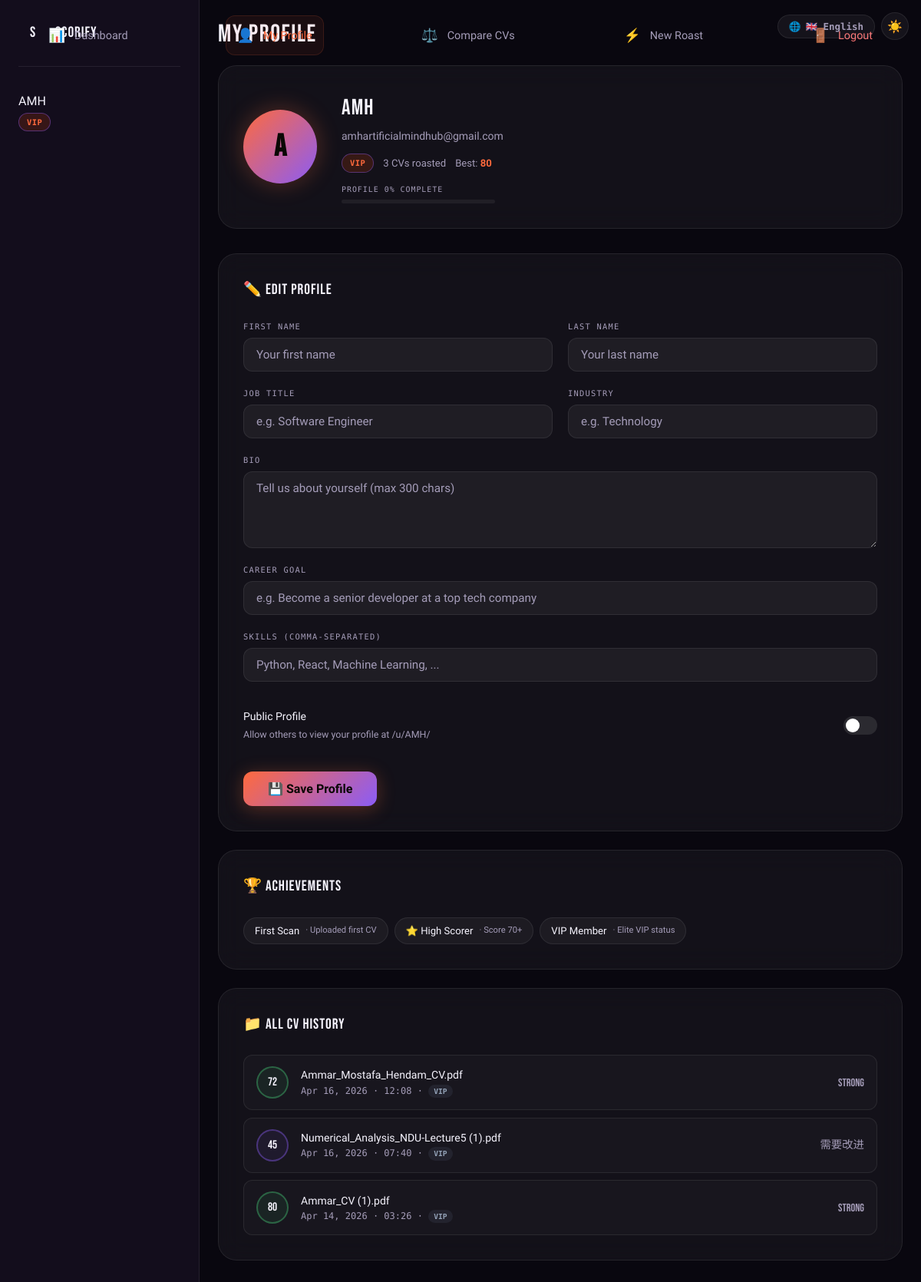
/profile/ (signed in), run on the app's committed database.
### roaster/models.py (models this page shows, shortened)
class UserProfile(models.Model):
  PLAN_FREE = 'free'
  PLAN_PRO = 'pro'
  PLAN_VIP = 'vip'
  PLAN_CHOICES = [(PLAN_FREE,'Free'),(PLAN_PRO,'Pro'),(PLAN_VIP,'VIP')]
  user = models.OneToOneField(User, on_delete=models.CASCADE, related_name='profile')
  plan = models.CharField(max_length=10, choices=PLAN_CHOICES, default=PLAN_FREE)
  pro_since = models.DateTimeField(null=True, blank=True)
  pro_expires = models.DateTimeField(null=True, blank=True)
  total_uploads = models.IntegerField(default=0)
  avatar = models.ImageField(upload_to='avatars/', null=True, blank=True)
  job_title = models.CharField(max_length=100, blank=True)
  industry = models.CharField(max_length=100, blank=True)
  bio = models.TextField(blank=True, max_length=300)
  career_goal = models.CharField(max_length=200, blank=True)
  skills_tags = models.TextField(blank=True)
  best_score = models.IntegerField(default=0)
  public_profile = models.BooleanField(default=False)
  onboarding_done = models.BooleanField(default=False)
  bonus_uploads = models.IntegerField(default=0) # earned via referrals
  created_at = models.DateTimeField(auto_now_add=True)
  @property
  def is_pro(self):
    return self.plan in (self.PLAN_PRO, self.PLAN_VIP)
  @property
  def plan_badge(self):
    return {'free':'⚪','pro':'🔵','vip':''}.get(self.plan,'⚪')
  @property
  def profile_completion(self):
    fields = [self.user.first_name, self.job_title, self.industry,
         self.bio, self.career_goal, self.skills_tags]
    filled = sum(1 for f in fields if f)
    has_avatar = 1 if self.avatar else 0
    return int(((filled + has_avatar) / (len(fields) + 1)) * 100)
  @property
  def achievements(self):
    badges = []
    if self.total_uploads >= 1: badges.append({'icon':'','name':'First Scan','desc':'Uploaded first CV'})
    if self.total_uploads >= 5: badges.append({'icon':'💪','name':'Scan Veteran','desc':'5 CVs analyzed'})
    if self.total_uploads >= 10: badges.append({'icon':'🏆','name':'Scan Master','desc':'10 CVs analyzed'})
    if self.total_uploads >= 25: badges.append({'icon':'👑','name':'Scan Legend','desc':'25 CVs analyzed'})
    if self.best_score >= 70: badges.append({'icon':'⭐','name':'High Scorer','desc':'Score 70+'})
    if self.best_score >= 85: badges.append({'icon':'💎','name':'Elite CV','desc':'Score 85+'})
    if self.best_score >= 95: badges.append({'icon':'🚀','name':'Perfect CV','desc':'Score 95+'})
    if self.plan == 'pro': badges.append({'icon':'🔵','name':'Pro Member','desc':'Upgraded to Pro'})
    if self.plan == 'vip': badges.append({'icon':'','name':'VIP Member','desc':'Elite VIP status'})
    if self.profile_completion >= 80: badges.append({'icon':'✅','name':'Complete Profile','desc':'Profile 80%'})
    referral = getattr(self, 'referral_code', None)
    if referral and getattr(referral, 'total_referrals', 0) >= 1:
      badges.append({'icon':'🤝','name':'Referrer','desc':'Referred a friend'})
    return badges

class CVAnalysis(models.Model):
  id = models.UUIDField(primary_key=True, default=uuid.uuid4, editable=False)
  user = models.ForeignKey(User, on_delete=models.SET_NULL, null=True, blank=True, related_name='analyses')
  session_key = models.CharField(max_length=64, blank=True, null=True)
  original_filename = models.CharField(max_length=255)
  overall_score = models.IntegerField(null=True)
  verdict = models.CharField(max_length=100, blank=True)
  analysis_data = models.JSONField(null=True)
  is_preview = models.BooleanField(default=False)
  plan_used = models.CharField(max_length=10, default='free')
  created_at = models.DateTimeField(auto_now_add=True)
  processing_time = models.FloatField(null=True)
  ip_address = models.GenericIPAddressField(null=True)
  class Meta:
    ordering = ['-created_at']

### roaster/views.py (the view, shortened to what this page needs)
# urls.py: path('profile/',              views.profile_view,    name='profile'),
@login_required
def profile_view(request):
  profile = _ensure_profile(request.user)
  all_analyses = CVAnalysis.objects.filter(user=request.user).order_by('-created_at')
  return render(request, 'roaster/profile.html', {'profile': profile, 'analyses': all_analyses})

### roaster/context_processors.py (called while the page is built)
def branding(request):
    is_pro = False
    try:
        if request.user.is_authenticated:
            is_pro = bool(getattr(request.user, "profile", None) and request.user.profile.is_pro)
    except Exception:
        is_pro = False
    return {
        "site_url": settings.SITE_URL,
        "site_name": "Scorify",
        "support_email": settings.SUPPORT_EMAIL,
        "user_is_pro": is_pro,
    }

### roaster/views.py (called while the page is built)
def _ensure_profile(user):
  profile, _ = UserProfile.objects.get_or_create(user=user)
  return profile

### roaster/templates/roaster/profile.html (shortened to what this page needs)
{% extends 'roaster/base.html' %}
{% load static %}
{% block extra_head %}
<link rel="stylesheet" href="{% static 'roaster/css/profile.css' %}">
{% endblock %}
{% block body_attrs %} class="profile-page"{% endblock %}
{% block content %}
<div class="page-utility-bar">
  <div id="globeWrap"></div>
  <button type="button" id="themeBtn" data-theme-toggle onclick="toggleTheme()" aria-label="Toggle theme">☀️</button>
</div>
<aside class="sidebar">
  <a href="/" class="sb-logo">
    <div class="sb-logo-icon brand-emblem" aria-hidden="true"><span>S</span></div>
    Scorify
  </a>
  <a href="/profile/" class="sb-user">
    <div style="flex:1;min-width:0">
      <div class="sb-user-name">{{ request.user.username }}</div>
      <div class="sb-user-plan">
        <span class="badge badge-{{ profile.plan }}">{{ profile.plan_badge }} {{ profile.plan|upper }}</span>
      </div>
    </div>
  </a>
  <br>
  <nav class="sb-nav">
    <a href="/dashboard/" class="sb-link"><span class="sb-icon">📊</span> <span data-i18n="sb-dashboard">Dashboard</span></a>
    <a href="/profile/"   class="sb-link active"><span class="sb-icon">👤</span> <span data-i18n="sb-profile">My Profile</span></a>
    <a href="/compare/"   class="sb-link"><span class="sb-icon">⚖️</span> <span data-i18n="sb-compare">Compare CVs</span></a>
    <a href="/dashboard/#uploadZone" class="sb-link"><span class="sb-icon">⚡</span> <span data-i18n="sb-newroast">New Roast</span></a>
    <a href="/logout/" class="sb-link" style="margin-top:auto;color:#f87171"><span class="sb-icon">🚪</span> <span data-i18n="sb-logout">Logout</span></a>
  </nav>
</aside>
<main class="main">
  <div class="topbar">
    <div class="topbar-title">MY PROFILE</div>
  </div>
  <div class="profile-header">
    <div class="avatar-wrap" onclick="document.getElementById('avatarInput').click()">
      <div class="avatar-big" id="avatarDisplay">
        {% if profile.avatar %}<img src="{{ profile.avatar.url }}" alt="">
        {% else %}{{ request.user.username|first|upper }}{% endif %}
      </div>
    </div>
    <div class="profile-info">
      <div class="profile-name">{{ request.user.first_name|default:request.user.username }} {{ request.user.last_name }}</div>
      <div class="profile-email">{{ request.user.email }}</div>
      <div class="profile-meta">
        <span class="badge badge-{{ profile.plan }}">{{ profile.plan_badge }} {{ profile.plan|upper }}</span>
        <span style="font-size:.82rem;color:var(--smoke)">{{ profile.total_uploads }} CVs roasted</span>
        {% if profile.best_score > 0 %}
        <span style="font-size:.82rem;color:var(--smoke)">Best: <strong style="color:var(--fire)">{{ profile.best_score }}</strong></span>
        {% endif %}
      </div>
      <div style="margin-top:.875rem">
        <div class="completion-label">Profile {{ profile.profile_completion }}% Complete</div>
        <div class="completion-track" style="max-width:200px">
        </div>
      </div>
    </div>
  </div>
  <div class="card">
    <div class="card-title">✏️ Edit Profile</div>
    <form id="profileForm">
      <div class="form-row">
        <div class="form-group">
          <label class="form-label">First Name</label>
          <input type="text" name="first_name" class="form-input" value="{{ request.user.first_name }}" placeholder="Your first name">
        </div>
        <div class="form-group">
          <label class="form-label">Last Name</label>
          <input type="text" name="last_name" class="form-input" value="{{ request.user.last_name }}" placeholder="Your last name">
        </div>
      </div>
      <div class="form-row">
        <div class="form-group">
          <label class="form-label">Job Title</label>
          <input type="text" name="job_title" class="form-input" value="{{ profile.job_title }}" placeholder="e.g. Software Engineer">
        </div>
        <div class="form-group">
          <label class="form-label">Industry</label>
          <input type="text" name="industry" class="form-input" value="{{ profile.industry }}" placeholder="e.g. Technology">
        </div>
      </div>
      <div class="form-row">
        <div class="form-group full">
          <label class="form-label">Bio</label>
          <textarea name="bio" class="form-textarea" placeholder="Tell us about yourself (max 300 chars)">{{ profile.bio }}</textarea>
        </div>
      </div>
      <div class="form-row">
        <div class="form-group full">
          <label class="form-label">Career Goal</label>
          <input type="text" name="career_goal" class="form-input" value="{{ profile.career_goal }}" placeholder="e.g. Become a senior developer at a top tech company">
        </div>
      </div>
      <div class="form-row">
        <div class="form-group full">
          <label class="form-label">Skills (comma-separated)</label>
          <input type="text" name="skills_tags" class="form-input" value="{{ profile.skills_tags }}" placeholder="Python, React, Machine Learning, ...">
        </div>
      </div>
      <div style="margin-bottom:1.5rem">
        <div class="toggle-row">
          <div>
            <div class="toggle-label">Public Profile</div>
            <div class="toggle-desc">Allow others to view your profile at /u/{{ request.user.username }}/</div>
          </div>
          <label class="toggle-wrap">
            <span class="toggle-slider"></span>
          </label>
        </div>
      </div>
      <button type="button" class="save-btn" onclick="saveProfile()">💾 Save Profile</button>
    </form>
  </div>
  <div class="card">
    <div class="card-title">🏆 Achievements</div>
    <div class="badges">
      {% for badge in profile.achievements %}
      <div class="badge-item" title="{{ badge.desc }}">
        {{ badge.icon }} {{ badge.name }}
        <span class="badge-desc">· {{ badge.desc }}</span>
      </div>
      {% empty %}
      <div style="color:var(--smoke);font-size:.875rem">Upload CVs to earn badges!</div>
      {% endfor %}
    </div>
  </div>
  <div class="card">
    <div class="card-title">📁 All CV History</div>
    {% if analyses %}
    <div class="mini-history">
      {% for a in analyses %}
      <div class="mini-card">
        <div class="mini-score {% if a.overall_score < 40 %}sc-f{% elif a.overall_score < 65 %}sc-a{% else %}sc-g{% endif %}"
             style="border-color:{% if a.overall_score < 40 %}rgba(248,113,113,.4){% elif a.overall_score < 65 %}rgba(139,92,246,.4){% else %}rgba(74,222,128,.35){% endif %};background:{% if a.overall_score < 40 %}rgba(248,113,113,.07){% elif a.overall_score < 65 %}rgba(139,92,246,.07){% else %}rgba(74,222,128,.07){% endif %}">
          {{ a.overall_score|default:"—" }}
        </div>
        <div style="flex:1;min-width:0">
          <div style="font-size:.875rem;white-space:nowrap;overflow:hidden;text-overflow:ellipsis">{{ a.original_filename }}</div>
          <div style="font-size:.75rem;color:var(--smoke);font-family:var(--font-m)">
            {{ a.created_at|date:"M d, Y · H:i" }} ·
            <span style="display:inline-block;padding:1px 7px;border-radius:99px;font-size:.6rem;font-weight:700;background:rgba(100,116,139,.15);color:#94a3b8">{{ a.plan_used|upper }}</span>
          </div>
        </div>
        <div style="font-family:var(--font-d);font-size:.9rem;color:var(--smoke)">{{ a.verdict }}</div>
      </div>
      {% endfor %}
    </div>
    {% else %}
    <div style="text-align:center;padding:2rem;color:var(--smoke)">
      No CVs yet. <a href="/" style="color:var(--fire)">Upload your first CV →</a>
    </div>
    {% endif %}
  </div>
</main>
{% endblock %}

### roaster/static/roaster/css/shared.css (style rules this page uses)
:root { --bg: #09070f; --bg2: #130d1c; --surface: rgba(255,255,255,.045); --surface2:rgba(255,255,255,.08); --a1: #ff6a3d; --a2: #8b5cf6; --a3: #ff4fa3; --fire: #ff6a3d; --amber: #8b5cf6; --cream: #f7f5ff; --smoke: #a59db9; --border: rgba(255,255,255,.08); --border2: rgba(139,92,246,.42); --glow1: rgba(255,106,61,.28); --glow2: rgba(139,92,246,.18); --pro: #3b82f6; --font-d: 'Bebas Neue', sans-serif; --font-b: 'Bricolage Grotesque', sans-serif; --font-m: 'DM Mono', monospace; --r: 16px; --r-lg: 24px; --t: .3s cubic-bezier(.4,0,.2,1); --ts: .5s cubic-bezier(.34,1.56,.64,1); }
*,*::before,*::after { box-sizing: border-box; margin: 0; padding: 0; }
html { scroll-behavior: smooth; }
body { font-family: var(--font-b); background: var(--bg); color: var(--cream); min-height: 100vh; line-height: 1.6; -webkit-font-smoothing: antialiased; overflow-x: hidden; transition: background .5s ease, color .4s ease; }
a { color: inherit; text-decoration: none; }
button { font-family: var(--font-b); }
button, a, [role='button'], label { cursor: pointer; }
input, textarea, select { cursor: text; }
nav { position: fixed; top: 0; left: 0; right: 0; z-index: 200; display: flex; align-items: center; justify-content: space-between; padding: 1.25rem clamp(1.5rem,4vw,3rem); transition: .4s; gap: 1rem; }
.badge { display: inline-flex; align-items: center; gap: 4px; padding: 3px 10px; border-radius: 99px; font-size: .65rem; font-weight: 700; font-family: var(--font-m); letter-spacing: .05em; }
.badge-vip { background: rgba(255,77,0,.15); color: var(--a1); border: 1px solid var(--border2); }
.page-utility-bar { position: fixed; top: 1rem; right: 1rem; z-index: 260; display: flex; align-items: center; gap: .5rem; }
.page-utility-bar #themeBtn { width: 36px; height: 36px; border-radius: 50%; border: 1px solid var(--border); background: rgba(255,255,255,.05); color: var(--smoke); cursor: pointer; font-size: 1rem; display: flex; align-items: center; justify-content: center; transition: .25s; }
.nav-logo-icon, .auth-brand-mark, .auth-logo-icon, .sb-logo-icon, .otp-logo-icon, .footer-logo-icon, .legal-logo-icon, .loading-fire { display: inline-flex; align-items: center; justify-content: center; flex-shrink: 0; overflow: hidden; position: relative; border-radius: 12px; background: transparent; border: none; box-shadow: none; will-change: transform; transition: box-shadow .5s ease, filter .5s ease; }
body.dashboard-page, body.profile-page, body.compare-page { display: flex; align-items: stretch; height: 100vh; overflow: hidden; }

### data on the page
UserProfile: plan "VIP", total_uploads "3", best_score "80", profile_completion "0"
CVAnalysis: overall_score "72", original_filename "Ammar_Mostafa_Hendam_CV.pdf", created_at "Apr 16, 2026 · 12:08", plan_used "VIP", verdict "STRONG"
CVAnalysis: overall_score "45", original_filename "Numerical_Analysis_NDU-Lecture5 (1).pdf", created_at "Apr 16, 2026 · 07:40", plan_used "VIP", verdict "需要改进"
CVAnalysis: overall_score "80", original_filename "Ammar_CV (1).pdf", created_at "Apr 14, 2026 · 03:26", plan_used "VIP", verdict "STRONG"

### other printed values
{{ request.user.username }} "AMH"
{{ request.user.username|first|upper }} "A"
{{ request.user.first_name|default:request.user.username }} "AMH"
{{ request.user.email }} "amhartificialmindhub@gmail.com"
{{ badge.name }} "First Scan" "High Scorer" "VIP Member"
{{ badge.desc }} "Uploaded first CV" "Score 70+" "Elite VIP status"
{{ badge.icon }} "⭐"
